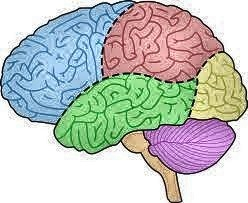
#> input picture CImages/2.jpg, 248 x 203 px, given in place of 2.jpg.jpg, which was not available
$ python -i logic.py   (imports and definitions only)
#> lines starting #> are read from the running program, lines starting #| are printed output that depends on the picture; after the words box and inside, x2 and y2 are one past the last pixel; in counts of white or black regions, pixels touching at a corner belong together; pictures that were not available may be replaced by others from this repository, and a replacement may not be noted
import cv2
import numpy as np

# [46 lines left out: functions inccont, pc1, dets, not called in this run]

def pc2(n):
#> called with n = 'CImages/2.jpg'
    i=cv2.imread('OPV1Images/'+str(n)+'.jpg')
#> i is the input picture: shape (203, 248, 3); mean B, G, R 191, 196.4, 191.3
    ig=cv2.cvtColor(i,cv2.COLOR_BGR2GRAY)
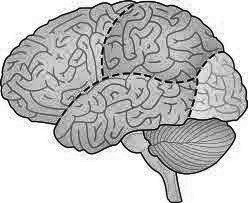
#> ig: shape (203, 248); min 1, max 255, mean 194.2
    ie=cv2.equalizeHist(ig)
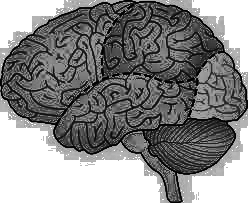
#> ie: shape (203, 248); min 0, max 255, mean 137.9

    fs=cv2.saliency.StaticSaliencyFineGrained_create()
    x,fsm=fs.computeSaliency(ie)
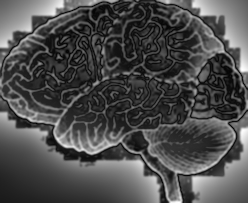
#> fsm: shape (203, 248) float32; min 0.00784, max 1, mean 0.302
#> x = True

    fsm=(fsm*255).astype('uint8')
    tm=cv2.threshold(fsm.astype('uint8'),0,255,cv2.THRESH_BINARY | cv2.THRESH_OTSU)[1]
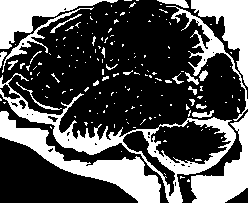
#> tm: shape (203, 248); 33.4% white; 175 white regions (149 under 20 px), largest, box (x1, y1, x2, y2) and area: (0, 73, 236, 203) 3998, (0, 111, 161, 203) 3591, (191, 112, 248, 203) 2103

    itm=cv2.bitwise_not(tm)

    cv2.imwrite('OPV2Images/'+str(n)+'.jpg',itm)
    cv2.waitKey(0)
    print("Completed OPV2")

    cv2.imwrite('FOPImages/'+str(n)+'.jpg',itm)


>>> result = pc2('CImages/2.jpg')

$ run again, on CImages/3.jpg
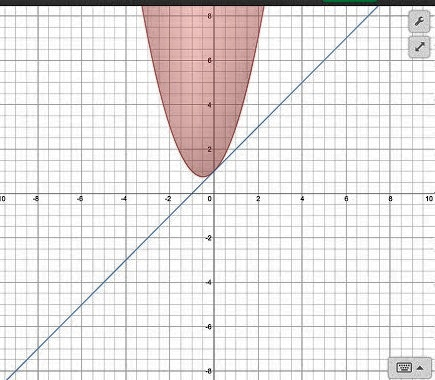
#> input picture CImages/3.jpg, 435 x 380 px, given in place of 3.jpg.jpg, which was not available
#> in pc2, i is the input picture: shape (380, 435, 3); mean B, G, R 229, 229.2, 232.8
#> in pc2, `x,fsm=fs.computeSaliency(ie)`:
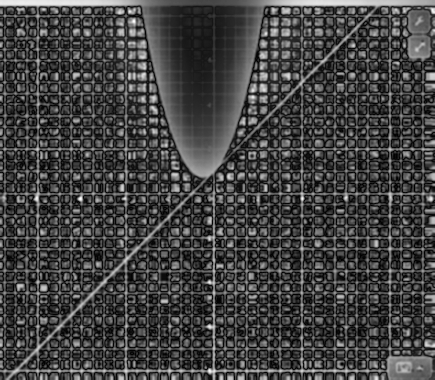
#> fsm: shape (380, 435) float32; min 0, max 1, mean 0.26
#> x = True
#> in pc2, `tm=cv2.threshold(fsm.astype('uint8'),0,255,cv2.THRESH_BINARY | cv2.THR..`:
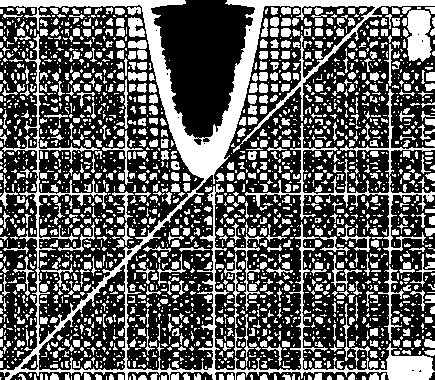
#> tm: shape (380, 435); 36.4% white; 2517 white regions (1791 under 20 px), largest, box (x1, y1, x2, y2) and area: (0, 0, 435, 380) 15943, (245, 89, 435, 264) 1929, (407, 10, 432, 62) 1057

$ run again, on CImages/4.jpg
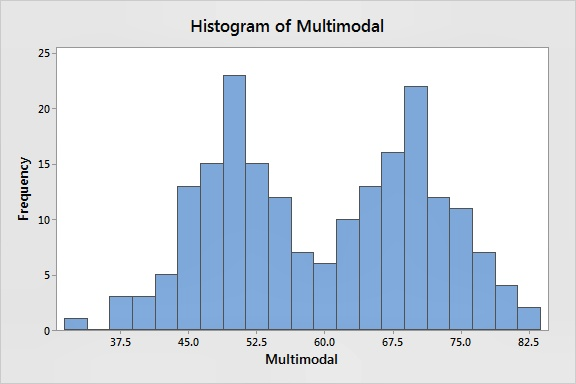
#> input picture CImages/4.jpg, 576 x 384 px, given in place of 4.jpg.jpg, which was not available
#> in pc2, i is the input picture: shape (384, 576, 3); mean B, G, R 232.5, 221.9, 212.9
#> in pc2, `x,fsm=fs.computeSaliency(ie)`:
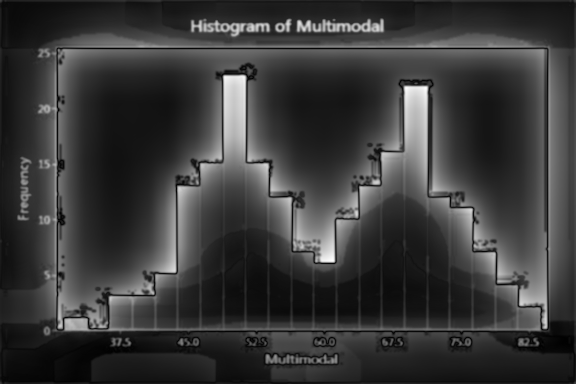
#> fsm: shape (384, 576) float32; min 0, max 1, mean 0.228
#> x = True
#> in pc2, `tm=cv2.threshold(fsm.astype('uint8'),0,255,cv2.THRESH_BINARY | cv2.THR..`:
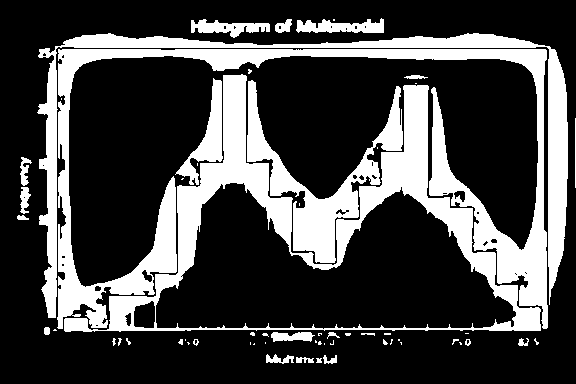
#> tm: shape (384, 576); 27.1% white; 59 white regions (34 under 20 px), largest, box (x1, y1, x2, y2) and area: (57, 49, 548, 329) 19288, (64, 74, 541, 332) 17840, (37, 33, 568, 318) 11048
